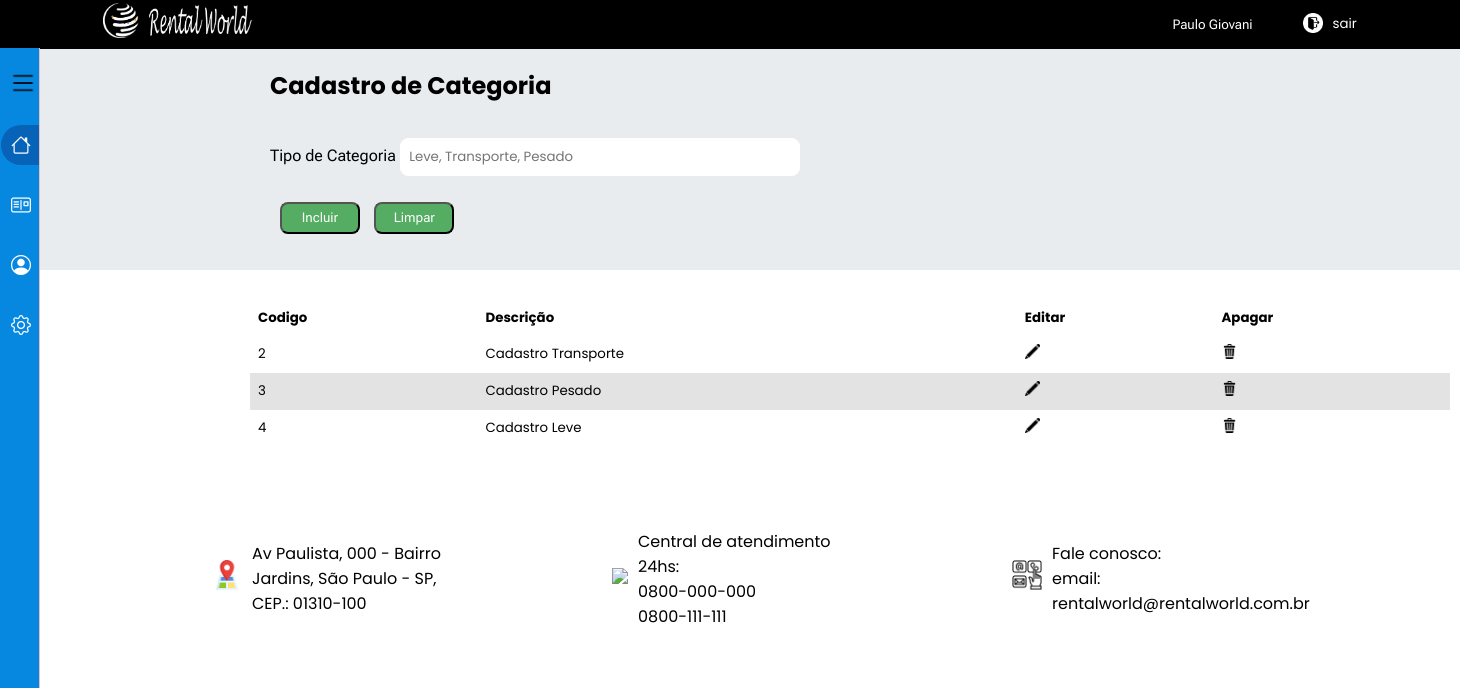
Page /admin/cadastro_categoria.php (signed in) on the committed database.
### tables this page shows
CREATE TABLE `categoria` (
  `codigo` int(11) NOT NULL,
  `categoria` varchar(50) NOT NULL
);

### admin/cadastro_categoria.php (the view, shortened to what this page needs)
<?php require ('menu_gestao.php');
require('../conexao.php');
	$select_categoria = mysqli_query($conexao, "SELECT * FROM categoria ORDER BY codigo ASC");
	if (mysqli_num_rows($select_categoria) > 0) {
		$dados_categoria = mysqli_fetch_assoc($select_categoria);
	}
?>
<!DOCTYPE html>
<html lang="pt-br">
	<head>
	</head>
<body>
	<main>
		<form name="categoria" class="form_cadastro" method="post">
			<h2> Cadastro de Categoria </h2><br>
			<div class="cadastro_div">
				<div>
					<label>Tipo de Categoria</label>
					<input class="input_cadastro" type="text" placeholder="Leve, Transporte, Pesado" name="categoria" required autofocus>
				</div>
			</div>
				<div class="botoes">
                    <input class="botao" type="submit" id="btn_salvar" name="btn_salvar" value="Incluir">
                    <input class="botao" type="reset" value="Limpar">
            	</div>
		</form>
	</main>
	<table>
			<thead>
				<tr>
					<th>Codigo</th>
					<th>Descrição</th>
					<th>Editar</th>
					<th>Apagar</th>
				</tr>
			<tbody>
				<?php do{
				?>
				<tr>
					<td><?php echo $dados_categoria['codigo'];?></td>
					<td><?php echo $dados_categoria['categoria'];?></td>
					<td>
						<a href="comandos/editar_categoria.php?codigo=<?php echo $dados_categoria['codigo'];?>">
						<img src="../img/editar.png" title="Editar"></a>
					</td>
					<td>
						<a href="javascript:func()" onclick="confirmar_exclusao('<?php echo $dados_categoria['codigo'];?>')">
						<img src="../img/lixeira.png" title="Excluir"></a>
					</td>
				</tr>
				<?php }while ($dados_categoria = mysqli_fetch_assoc($select_categoria));?>
			</tbody>
		</table>
	<footer>
       	<div>
</body>
</html>

### css/portal_gestao.css (style rules this page uses)
* { margin: 0 auto; padding: 0; box-sizing: border-box; font-family: 'Poppins', sans-serif, arial, helvetica, sans-serif, 'Open Sans', 'Roboto Flex'; }
.portal_cliente_div label, a { font-size: 10pt; color: #FFF; display: inline-block; text-decoration: none; transition: background .4s; margin:auto; }
main { background-color: rgb(233, 236, 239); }
.form_cadastro { width: 100%; margin-left: 250px; padding: 20px; }
.form_cadastro legend, label { font-family: 'roboto flex'; }
.botao { color: #FFF; width:80px; padding: 0.4rem; margin-top: 1rem; margin-bottom: 1rem; margin-left: 10px; background: #54ad62; border-radius: 8px; cursor: pointer; font-size: 10pt; font-family: 'roboto flex'; transition: 0.2s; }
.input_cadastro { width: 400px; padding: .5rem; margin-top: 10px; margin-bottom: 10px; border: 1px solid rgb(255, 255, 255); border-radius: 8px; }
.cadastro_div { display: inline-block; text-align: right; }
table { margin-left: 250px; margin-top: 30px; margin-bottom: 50px; width:1200px; text-align: left; border-collapse: collapse; font-size: 10pt; font-family: "roboto flex"; }
table, th, td { border: 0px solid #565050; padding: .5rem; }
tr:nth-child(even) { background-color: #e4e3e3; }
td { display: table-cell; vertical-align: inherit; }
td a img { width: 15px; appearance: none; background-color: initial; cursor: pointer; padding: initial; border: initial; }
.img_rodape { width: 30px; margin-right: 10px; }
footer { display: flex; background-color: rgb(255, 255, 255); width: 100%; height: 100%; }
.rodape_geral { display: flex; margin-left: 100px; }
.rodape { display: inline-flex; align-items: center; width: 300px; padding: 2rem; text-align: left; margin: 0px 100px 0px 0px; }

### rows in the picture
categoria: codigo "2", categoria "Cadastro Transporte"
categoria: codigo "3", categoria "Cadastro Pesado"
categoria: codigo "4", categoria "Cadastro Leve"

### other values in the picture
$_SESSION['nome'] "Paulo Giovani"
